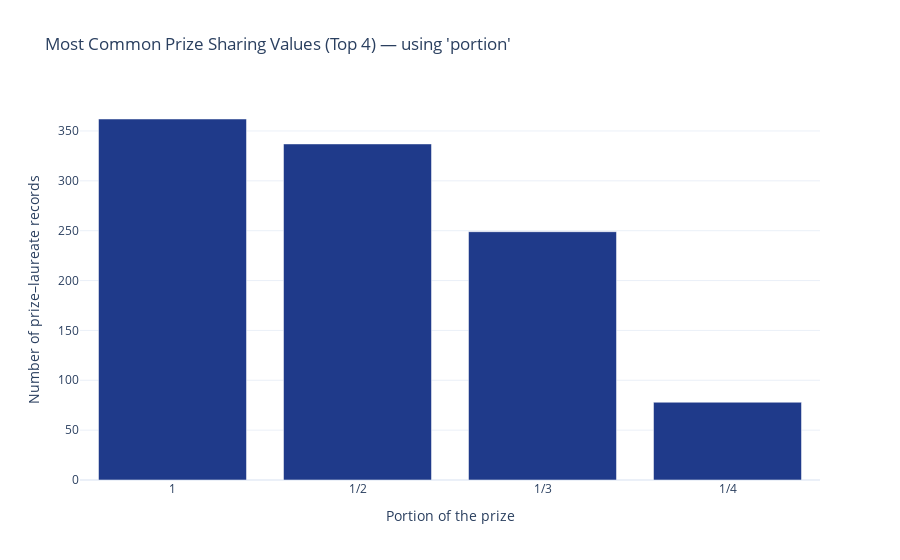

The cell this chart's notebook holds for it:
### Markdown cell above
## Prize Sharing Pattern

**Goal:** Understand how Nobel prizes are shared among laureates.

**Method:**
- Use the `share` field from the prize–laureate bridge (e.g., `"1"`, `"1/2"`, `"1/3"`).
- Count how often each share occurs across the dataset.
- This shows whether prizes are mostly awarded to **one winner** or **split among multiple winners**.

**Output:** Bar chart of the most common share values.

### Code cell
# Prize sharing pattern 
# Uses 'portion' if available (e.g., 1/2, 1/3). Otherwise falls back to 'share'.

# 1) Choose the best column
share_col = "portion" if ("portion" in df.columns and df["portion"].notna().any()) else "share"

# 2) Count values (keep only what exists; title adapts automatically)
share_counts = (
    df[share_col]
      .dropna()
      .astype(str)
      .value_counts()
      .reset_index()
)
share_counts.columns = [share_col, "n_records"]

# Optional: limit for readability
top_n = min(10, len(share_counts))
share_counts = share_counts.head(top_n)

display(share_counts)

# 3) Plot
fig = px.bar(
    share_counts,
    x=share_col,
    y="n_records",
    title=f"Most Common Prize Sharing Values (Top {top_n}) — using '{share_col}'",
)
fig.update_layout(
    xaxis_title="Portion of the prize",
    yaxis_title="Number of prize–laureate records",
)
fig.show()

### Figure 1 — Plotly figure (JSON) as saved in the notebook; plotly's stock layout.template omitted (floating-point values rounded to 4 significant figures)
{"data": [{"hovertemplate": "portion=%{x}<br>n_records=%{y}<extra></extra>", "legendgroup": "", "marker": {"color": "#1F3A8A", "pattern": {"shape": ""}}, "name": "", "orientation": "v", "showlegend": false, "textposition": "auto", "type": "bar", "x": ["1", "1/2", "1/3", "1/4"], "xaxis": "x", "y": [362, 337, 249, 78], "yaxis": "y"}], "layout": {"barmode": "relative", "legend": {"tracegroupgap": 0}, "title": {"text": "Most Common Prize Sharing Values (Top 4) — using 'portion'"}, "xaxis": {"anchor": "y", "domain": [0, 1], "title": {"text": "Portion of the prize"}}, "yaxis": {"anchor": "x", "domain": [0, 1], "title": {"text": "Number of prize–laureate records"}}}}
